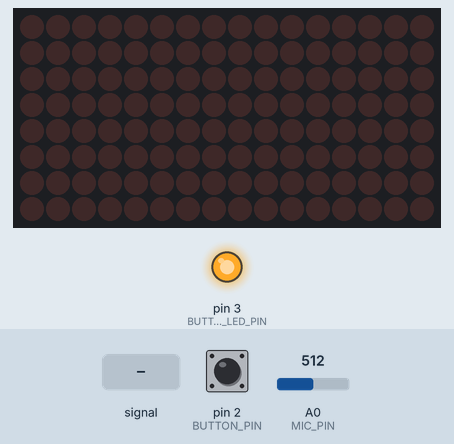
Recording of a sketch running on a simulated Arduino Uno, built with avr-gcc and run on an emulated ATmega328P. Parts: 16×8 LED matrix, output pins drawn as LEDs (lit = HIGH). The test bench sets the inputs (shaded band); at power-on: pin 2 (BUTTON_PIN) HIGH, A0 (MIC_PIN) = 512. Random numbers use the default seed unless the sketch sets one.

Above: at 1.2 s.
1.3 s: pin 2 (BUTTON_PIN) pulled LOW for 0.15 s
At 1.82 s:
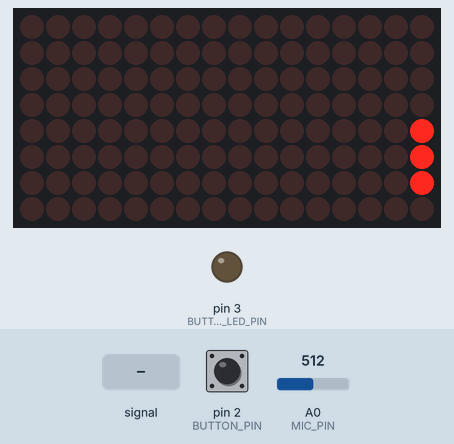
6.2 s: pin 2 (BUTTON_PIN) pulled LOW for 1 s
At 7.66 s:
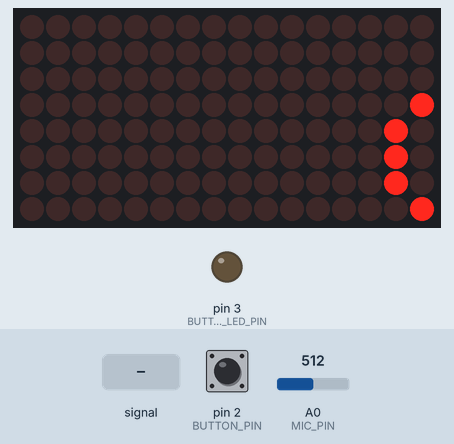
10.8 s: A0 (MIC_PIN) fed a 50 Hz sine of ±306 counts around its level
13.8 s: A0 (MIC_PIN) set to 900
At 14.05 s:
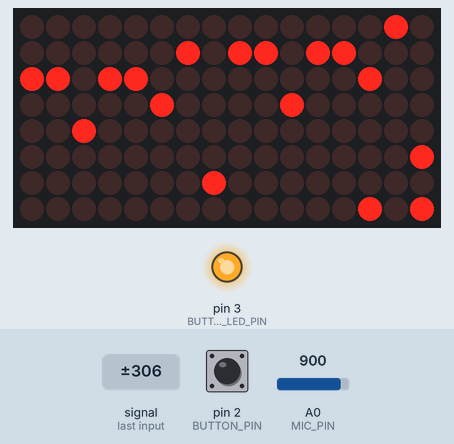
15.8 s: A0 (MIC_PIN) set to 122
At 16.12 s:
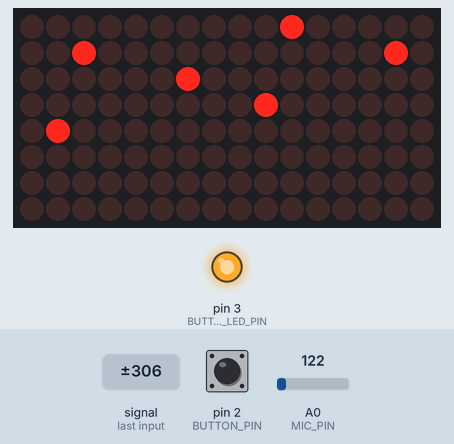
Timing chart, 0 to 18.8 s (numbered marks = the images above; inputs shaded):
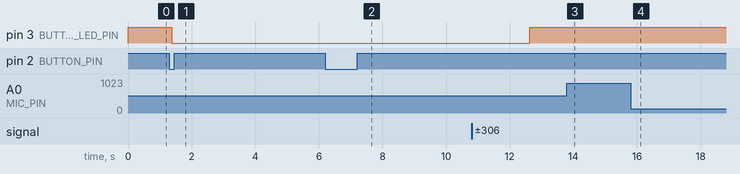

The sketch:

poop_orcale.ino
```cpp
#include <Wire.h>
#include "fab_utils/fab_utils.h"
#include "Adafruit_LEDBackpack.h"
#include "Adafruit_GFX.h"

#define BUTTON_LED_PIN 3
#define BUTTON_PIN 2
#define BUTTON_TIMEOUT 500

#define MIC_PIN A0

// mic sampling
int g_sample_window = 50;
unsigned long g_start_millis = millis();  // Start of sample window
volatile unsigned int g_peak_to_peak = 0;   // peak-to-peak level
unsigned int g_signal_max = 0;
unsigned int g_signal_min = 1024;

// 0.0 ... 1.0
float g_mic_lvl = 0.f;
volatile bool g_show_lvl = true;

// helper variables for time measurement
long g_last_time_stamp = 0;
volatile long g_last_button_press = 0;
uint32_t g_time_accum = 0;
long *g_time_buf = new long[8 * 16];

static const uint8_t PROGMEM
  smile_bmp[] =
  { B00111100,
    B01000010,
    B10100101,
    B10000001,
    B10100101,
    B10011001,
    B01000010,
    B00111100 },
  neutral_bmp[] =
  { B00111100,
    B01000010,
    B10100101,
    B10000001,
    B10111101,
    B10000001,
    B01000010,
    B00111100 },

    cloud_bmp[] =
    { B00000000, B11100000,
      B00001101, B00010000,
      B00010010, B00001000,
      B00100100, B00000100,
      B01000000, B00000100,
      B01000000, B00000100,
      B01000000, B00000100,
      B00111111, B11111000},

    cloud_bmp_mischa[] =
    { B11111111,
      B10000001,
      B10010001,
      B10111001,
      B11111101,
      B10111111,
      B10000001,
      B11111111 },

    cloud_bmp_poop[] =
    { B00001110,
      B00111011,
      B01100001,
      B01000001,
      B01000011,
      B01000010,
      B01000010,
      B00111100 };

Adafruit_8x16matrix matrix = Adafruit_8x16matrix();

class BitMap
{
  const uint8_t* m_data;

public:

  int16_t m_pos_x, m_pos_y;
  uint16_t m_width, m_height;

  BitMap(const uint8_t* data, uint16_t width, uint16_t height):
  m_data(data), m_width(width), m_height(height){};

  inline void draw()
  {
    // matrix.clear();
    matrix.drawBitmap(m_pos_x, m_pos_y, m_data, m_width, m_height, LED_ON);
  }
};

BitMap g_cloud(cloud_bmp, 16, 8);

void display_test()
{
  matrix.setRotation(1);

  matrix.clear();
  matrix.drawBitmap(0, 0, neutral_bmp, 8, 8, LED_ON);
  matrix.writeDisplay();
  delay(500);

  matrix.drawBitmap(8, 0, neutral_bmp, 8, 8, LED_ON);
  matrix.writeDisplay();
  delay(500);

  matrix.clear();
  matrix.drawBitmap(0, 0, smile_bmp, 8, 8, LED_ON);
  matrix.writeDisplay();
  delay(500);

  matrix.drawBitmap(8, 0, smile_bmp, 8, 8, LED_ON);
  matrix.writeDisplay();
  delay(2500);

  matrix.clear();
  matrix.drawBitmap(0, 0, cloud_bmp, 16, 8, LED_ON);
  matrix.writeDisplay();
  delay(5000);

  matrix.setRotation(0);

  matrix.clear();
  matrix.drawLine(0,0, 7,15, LED_ON);
  matrix.writeDisplay();  // write the changes we just made to the display
  delay(500);

  matrix.clear();
  matrix.drawRect(0,0, 8,16, LED_ON);
  matrix.fillRect(2,2, 4,12, LED_ON);
  matrix.writeDisplay();  // write the changes we just made to the display
  delay(500);

  matrix.clear();
  matrix.drawCircle(3,8, 3, LED_ON);
  matrix.writeDisplay();  // write the changes we just made to the display
  delay(500);

  matrix.setTextSize(1);
  matrix.setRotation(1);
  matrix.setTextWrap(false);  // we dont want text to wrap so it scrolls nicely
  matrix.setTextColor(LED_ON);

  for (int16_t x=0; x>=-185; x--) {
    matrix.clear();
    matrix.setCursor(x,0);
    matrix.print("Travel to ... PoopMandoo");
    matrix.writeDisplay();
    delay(80);
  }
}

void setup()
{
  // setup button LED
  pinMode(BUTTON_LED_PIN, OUTPUT);
  digitalWrite(BUTTON_LED_PIN, HIGH);

  // setup button pin
  pinMode(BUTTON_PIN, INPUT_PULLUP);
  // digitalWrite(BUTTON_PIN, HIGH);

  matrix.begin(0x70);  // pass in the address
  matrix.setBrightness(255);

  cli();//disable interrupts

  //set up continuous sampling of analog pin 0
  //clear ADCSRA and ADCSRB registers
  ADCSRA = 0;
  ADCSRB = 0;

  ADMUX = (1 << REFS0) | (0 & 0x07);// select analog0, set ref to default

  //ADCSRA |= (1 << ADPS2) | (1 << ADPS0); //set ADC clock with 32 prescaler- 16mHz/32=500kHz
  ADCSRA |= _BV(ADPS2) | _BV(ADPS1) | _BV(ADPS0); // 128:1 / 13 = 9615 Hz
  ADCSRA |= (1 << ADATE); //enable auto trigger
  ADCSRA |= (1 << ADIE); //enable interrupts when measurement complete
  ADCSRA |= (1 << ADEN); //enable ADC
  ADCSRA |= (1 << ADSC); //start ADC measurements

  // enable button interrupt (must be pins 2 or 3 on 328P)
  // attachInterrupt(digitalPinToInterrupt(BUTTON_PIN), button_pressed, FALLING);

  sei();//enable interrupts

  memset(g_time_buf, 0, sizeof(long) * 16 * 8);

  // initialize the serial communication:
  // Serial.begin(57600);
}

void draw_lvl(float the_lvl)
{
  //analogWrite(BUTTON_LED_PIN, mic_lvl);
  int mic_map = map_value<float>(the_lvl, 0, 1.f, 0, 16);

  matrix.setRotation(1);
  matrix.drawRect(0,0, mic_map, 8, LED_ON);

  matrix.writeDisplay();  // write the changes we just made to the display
}

void draw_lvl_quad(float the_lvl)
{
  int radius = map_value<float>(the_lvl, 0, .9f, 0, 8);
  radius += radius % 2;

  int pos_x = 8 - radius / 2, pos_y = 4 - radius / 2;

  matrix.setRotation(1);
  matrix.fillRect(pos_x, pos_y, radius, radius, LED_ON);

  // matrix.writeDisplay();  // write the changes we just made to the display
}

void add_random_pixels(uint16_t the_count, uint32_t the_delay_millis)
{
  long time_stamp = millis();

  for(uint16_t i = 0; i < the_count; i++)
  {
    int rnd_x = random<int>(0, 16), rnd_y = random<int>(0, 8);
    int rnd_time = random<int>(- the_delay_millis / 2, the_delay_millis / 2);
    g_time_buf[rnd_x + 8 * rnd_y] = time_stamp + the_delay_millis + rnd_time;
  }
}

void draw_random_pixels()
{
  long time_stamp = millis();

  matrix.setRotation(1);
  for(int x = 0; x < 16; x++)
    for(int y = 0; y < 8; y++)
    {
      matrix.drawPixel(x, y,
                       g_time_buf[x + 8 * y] > time_stamp ? LED_ON : LED_OFF);
    }
  // matrix.writeDisplay();
}

void draw_bitmaps()
{
  g_cloud.m_pos_x = 16;

  for(int i = 0; i < 32; i++)
  {
    matrix.clear();
    g_cloud.draw();
    matrix.writeDisplay();
    g_cloud.m_pos_x--;
    delay(170);
  }
}

char g_serial_buf[128];

void loop()
{
  // read mic val
  g_mic_lvl = map_value<float>(g_peak_to_peak, 0.f, 666.f, 0.f, 1.f);

  // adjust brightness
  //matrix.setBrightness(map_value<uint8_t>(g_peak_to_peak, 0.f, 666.f, 10, 255));

  // time measurement
  uint32_t delta_time = millis() - g_last_time_stamp;
  g_last_time_stamp = millis();
  g_time_accum += delta_time;

  // button pressed?
  if(digitalRead(BUTTON_PIN) == LOW){ button_pressed(); }

  matrix.clear();

  // add random pixel related to loudness
  add_random_pixels(3 * g_mic_lvl, 600);

  if(g_show_lvl)
  {
    draw_random_pixels();
    draw_lvl_quad(g_mic_lvl);
    matrix.writeDisplay();
  }
  else
  {
    digitalWrite(BUTTON_LED_PIN, g_mic_lvl > .55f);
  }

  delay(80);
}

// button interrupt
void button_pressed()
{
  long time_stamp = millis();

  if(g_last_button_press + BUTTON_TIMEOUT < millis())
  {
      g_last_button_press = millis();

      // button LED
      digitalWrite(BUTTON_LED_PIN, LOW);
      // display_test();
      draw_bitmaps();
  }
  digitalWrite(BUTTON_LED_PIN, HIGH);

  // toggle lvl display
  g_show_lvl = !g_show_lvl;
}

// Audio-sampling interrupt
ISR(ADC_vect)
{
  uint16_t sample;

  // collect data from Analog0 (0 - 1023)
  sample = ADC;

  if(sample < 1024)  // toss out spurious readings
  {
      g_signal_min = min(g_signal_min, sample);  // save just the min levels
      g_signal_max = max(g_signal_max, sample);  // save just the max levels
  }

  if(millis() > g_start_millis + g_sample_window)
  {
      g_peak_to_peak = g_signal_max - g_signal_min;  // max - min = peak-peak amplitude
      g_signal_max = 0;
      g_signal_min = 1024;
      g_start_millis = millis();
  }
}
```

fab_utils.h
```cpp
#pragma once

#include "Arduino.h"

template <typename T>
inline int sgn(T val)
{
    return (T(0) < val) - (val < T(0));
}

template <typename T>
inline T random(const T &min, const T &max)
{
    return min + (max - min) * (rand() / (float) RAND_MAX);
}

template <typename T>
inline const T& clamp(const T &val, const T &min, const T &max)
{
    return val < min ? min : (val > max ? max : val);
}

template <typename T>
inline T mix(const T &lhs, const T &rhs, float ratio)
{
    return lhs + ratio * (rhs - lhs);
}

template <typename T>
inline T map_value(const T &val, const T &src_min, const T &src_max,
                   const T &dst_min, const T &dst_max)
{
    float mix_val = clamp<float>(val / (src_max - src_min), 0.f, 1.f);
    return mix<T>(dst_min, dst_max, mix_val);
}

class vec3 {
public:
  float x, y, z;
  vec3():
  x(0), y(0), z(0) {
  }
  vec3(float x, float y, float z) :
  x(x), y(y), z(z) {
  }
  void set(const float* v) {
    x = v[0], y = v[1], z = v[2];
  }
  void set(float vx, float vy, float vz) {
    x = vx, y = vy, z = vz;
  }
  void set(const vec3& v) {
    x = v.x, y = v.y, z = v.z;
  }
  void zero() {
    x = 0, y = 0, z = 0;
  }
  float length2() {
    return x * x + y * y + z * z;
  }
  float length() {
    return sqrt(x * x + y * y + z * z);
  }
  boolean operator==(const vec3& v) {
    return x == v.x && y == v.y && z == v.z;
  }
  boolean operator!=(const vec3& v) {
    return x != v.x || y != v.y || z != v.z;
  }
  void operator+=(const vec3& v) {
    x += v.x, y += v.y, z += v.z;
  }
  void operator-=(const vec3& v) {
    x -= v.x, y -= v.y, z -= v.z;
  }
  void operator/=(float v) {
    x /= v, y /= v, z /= v;
  }
  void operator*=(float v) {
    x *= v, y *= v, z *= v;
  }
  vec3 operator+(const vec3& v) {
    vec3 c = *this;
    c += v;
    return c;
  }
  vec3 operator-(const vec3& v) {
    vec3 c = *this;
    c -= v;
    return c;
  }
  vec3 operator/(float v) {
    vec3 c = *this;
    c /= v;
    return c;
  }
  vec3 operator*(float v) {
    vec3 c = *this;
    c *= v;
    return c;
  }
  operator float*() {
    return (float*) this;
  }

  float length() const {
    return sqrt(x*x + y*y + z*z);
  }
};
```

Measured:
- after the input at 1.3 s, pin 3 (BUTTON_LED_PIN): HIGH → LOW after 0.08 s; the display: changes after 0.43 s (image 1)
- after the input at 15.8 s, the display: first changes after 0.06 s (image 4 shows a later state)
